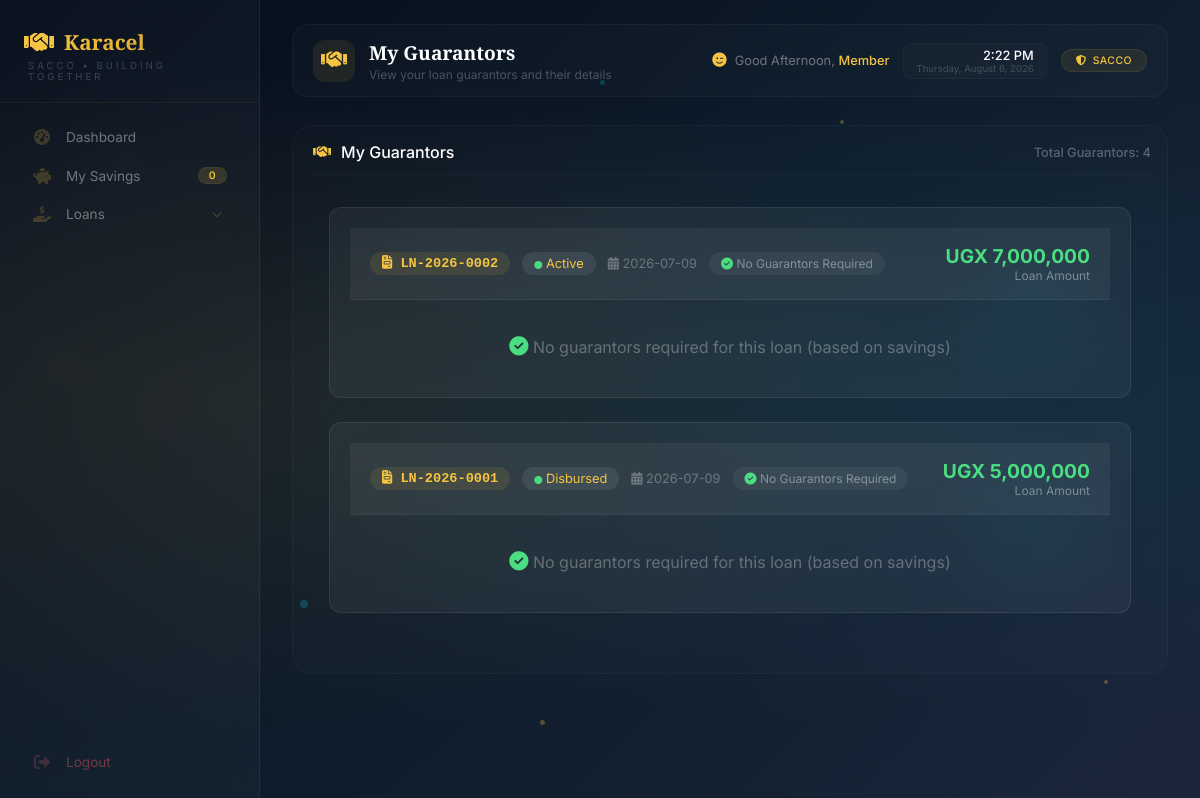
Screenshot of /member/guarantors (signed in) with the database file from the repository.
### tables this page shows
CREATE TABLE loans (
            id INTEGER PRIMARY KEY AUTOINCREMENT,
            loan_number TEXT UNIQUE NOT NULL,
            user_id INTEGER NOT NULL,
            amount REAL NOT NULL,
            interest_rate REAL NOT NULL,
            interest_amount REAL NOT NULL,
            total_repayment REAL NOT NULL,
            monthly_installment REAL NOT NULL,
            tenure INTEGER DEFAULT 3,
            purpose TEXT,
            repayment_plan TEXT,
            status TEXT DEFAULT 'pending',
            application_date TEXT NOT NULL,
            approved_date TEXT,
            disbursed_date TEXT,
            completed_date TEXT,
            rejected_date TEXT,
            rejection_reason TEXT,
            admin_rejection_reason TEXT,
            current_balance REAL DEFAULT 0,
            interest_accrued REAL DEFAULT 0,
            last_interest_date TEXT,
            months_overdue INTEGER DEFAULT 0,
            start_month INTEGER DEFAULT 0,
            end_month INTEGER DEFAULT 12,
            created_at TIMESTAMP DEFAULT CURRENT_TIMESTAMP, last_payment_date TEXT, last_payment_amount REAL DEFAULT 0, total_interest_accrued REAL DEFAULT 0, principal_paid REAL DEFAULT 0, interest_paid REAL DEFAULT 0, months_paid INTEGER DEFAULT 0, original_balance REAL DEFAULT 0, total_interest_calculated REAL DEFAULT 0, due_date TEXT, loan_start_date TEXT, loan_end_date TEXT, completion_date TEXT, disbursement_date TEXT, next_interest_date TEXT, payment_method TEXT, transaction_ref TEXT, notes TEXT, collateral TEXT, guarantor_required INTEGER DEFAULT 0,
            FOREIGN KEY (user_id) REFERENCES users(id)
        );

### app.py (the view)
@app.route("/member/guarantors")
def member_guarantors():
    if "user_id" not in session:
        return redirect("/login")
    user_id = session["user_id"]
    db = get_db()
    db.row_factory = sqlite3.Row
    try:
        guarantors = db.execute("""
            SELECT
                lg.*,
                l.loan_number,
                l.amount,
                l.status as loan_status,
                l.application_date,
                l.interest_amount,
                l.total_repayment
            FROM loan_guarantors lg
            JOIN loans l ON lg.loan_id = l.id
            WHERE l.user_id = ?
            ORDER BY l.application_date DESC, lg.id DESC
        """, (user_id,)).fetchall()
        loans = db.execute("""
            SELECT
                id,
                loan_number,
                amount,
                interest_amount,
                total_repayment,
                status,
                application_date,
                approved_date,
                disbursed_date,
                completed_date,
                current_balance,
                created_at
            FROM loans
            WHERE user_id = ?
            ORDER BY application_date DESC
        """, (user_id,)).fetchall()
        db.close()
        print("=" * 60)
        print("🔵 MEMBER GUARANTORS LOADED")
        print(f"🟢 User ID: {user_id}")
        print(f"🟢 Guarantors found: {len(guarantors)}")
        print(f"🟢 Loans found: {len(loans)}")
        print("=" * 60)
        return render_template(
            "member/member-guarantors.html",
            guarantors=guarantors,
            loans=loans  # <-- This was missing!
        )
    except Exception as e:
        import traceback
        traceback.print_exc()
        db.close()
        flash(f"Error loading guarantors: {str(e)}", "danger")
        return redirect(url_for("member_dashboard"))

### templates/member/member-guarantors.html (shortened to what this page needs)
{% extends "member/member-base.html" %}
{% block page_title %}My Guarantors{% endblock %}
{% block page_subtitle %}View your loan guarantors and their details{% endblock %}
{% block content %}
<div class="history-section">
    <div class="history-title">
        <i class="fas fa-handshake"></i> My Guarantors
        <span style="font-size: 0.8rem; margin-left: auto; color: rgba(255,255,255,0.3);">
            Total Guarantors: {{ guarantors|length }}
        </span>
    </div>
    <div style="padding: 20px;">
        {% if guarantors %}
            {% set loan_ids = [] %}
            {% for guarantor in guarantors %}
                {% if guarantor.loan_id not in loan_ids %}
                    {% set _ = loan_ids.append(guarantor.loan_id) %}
                {% endif %}
            {% endfor %}
            {% for loan_id in loan_ids %}
                {% set loan = loans|selectattr('id', 'equalto', loan_id)|first %}
                {% if loan %}
                <div class="guarantor-card">
                    <div class="guarantor-header">
                        <div class="guarantor-title">
                            <span class="loan-number-badge">
                                <i class="fas fa-file-invoice"></i> {{ loan.loan_number }}
                            </span>
                            <span class="guarantor-badge">
                                <i class="fas fa-circle" style="color: {% if loan.status == 'pending' %}#f5c542{% elif loan.status == 'approved' %}#00e0ff{% elif loan.status in ['disbursed', 'active'] %}#4ade80{% elif loan.status == 'completed' %}#6366f1{% else %}#ff6b6b{% endif %}; font-size: 0.5rem;"></i>
                                {{ loan.status|title }}
                            </span>
                            <span style="color: rgba(255,255,255,0.3); font-size: 0.8rem;">
                                <i class="fas fa-calendar-alt"></i> {{ loan.application_date }}
                            </span>
                            <span class="no-guarantors-badge">
                                {% set loan_guarantors = guarantors|selectattr('loan_id', 'equalto', loan_id)|list %}
                                {% if loan_guarantors|length > 0 and loan_guarantors[0].guarantor_name == 'No Guarantor Required' %}
                                    <i class="fas fa-check-circle" style="color: #4ade80;"></i> No Guarantors Required
                                {% else %}
                                    <i class="fas fa-users"></i> {{ loan_guarantors|length }} Guarantors
                                {% endif %}
                            </span>
                        </div>
                        <div class="guarantor-amount">
                            <div class="amount">UGX {{ "{:,.0f}".format(loan.amount) if loan.amount else '0' }}</div>
                            <div class="label">Loan Amount</div>
                        </div>
                    </div>
                    {% set loan_guarantors = guarantors|selectattr('loan_id', 'equalto', loan_id)|list %}
                    {% if loan_guarantors and loan_guarantors[0].guarantor_name != 'No Guarantor Required' %}
                    <div class="guarantor-table-wrapper">
                        <table class="guarantor-table">
                            <thead>
                                <tr>
                                    <th>#</th>
                                    <th>Name</th>
                                    <th>Phone</th>
                                    <th>Email</th>
                                    <th>Relationship</th>
                                    <th>Status</th>
                                    <th>Date Added</th>
                                </tr>
                            </thead>
                            <tbody>
                                {% for guarantor in loan_guarantors %}
                                <tr>
                                    <td>{{ loop.index }}</td>
                                    <td>
                                        <strong style="color: rgba(255,255,255,0.9);">
                                            <i class="fas fa-user" style="color: rgba(255,255,255,0.3); margin-right: 8px;"></i>
                                            {{ guarantor.guarantor_name }}
                                        </strong>
                                    </td>
                                    <td>
                                        <i class="fas fa-phone" style="color: rgba(255,255,255,0.3); margin-right: 6px;"></i>
                                        {{ guarantor.phone }}
                                    </td>
                                    <td>
                                        {% if guarantor.email %}
                                            <i class="fas fa-envelope" style="color: rgba(255,255,255,0.3); margin-right: 6px;"></i>
                                            {{ guarantor.email }}
                                        {% else %}
                                            <span style="color: rgba(255,255,255,0.2);">-</span>
                                        {% endif %}
                                    </td>
                                    <td>
                                        {% if guarantor.relationship %}
                                            <span style="color: rgba(255,255,255,0.6);">{{ guarantor.relationship }}</span>
                                        {% else %}
                                            <span style="color: rgba(255,255,255,0.2);">-</span>
                                        {% endif %}
                                    </td>
                                    <td>
                                        <span class="status-badge
                                            {% if guarantor.status == 'accepted' %}status-accepted
                                            {% elif guarantor.status == 'pending' %}status-pending
                                            {% elif guarantor.status == 'active' %}status-active
                                            {% else %}status-rejected{% endif %}">
                                            {% if guarantor.status == 'accepted' %}
                                                <i class="fas fa-check-circle"></i> ACCEPTED
                                            {% elif guarantor.status == 'pending' %}
                                                <i class="fas fa-clock"></i> PENDING
                                            {% elif guarantor.status == 'active' %}
                                                <i class="fas fa-check-circle"></i> ACTIVE
                                            {% else %}
                                                <i class="fas fa-times-circle"></i> {{ guarantor.status|upper }}
                                            {% endif %}
                                        </span>
                                    </td>
                                    <td style="color: rgba(255,255,255,0.4); font-size: 0.8rem;">
                                        {% if guarantor.created_at %}
                                            <i class="fas fa-clock"></i> {{ guarantor.created_at[:10] }}
                                        {% else %}
                                            -
                                        {% endif %}
                                    </td>
                                </tr>
                                {% endfor %}
                            </tbody>
                        </table>
                    </div>
                    <div class="guarantor-summary">
                        <div class="summary-item">
                            <i class="fas fa-users"></i>
                            <strong>{{ loan_guarantors|length }}</strong> Guarantors
                        </div>
                        <div class="summary-item">
                            <i class="fas fa-check-circle"></i>
                            <strong>
                                {{ loan_guarantors|selectattr('status', 'equalto', 'accepted')|list|length }}
                            </strong> Accepted
                        </div>
                        <div class="summary-item">
                            <i class="fas fa-clock"></i>
                            <strong>
                                {{ loan_guarantors|selectattr('status', 'equalto', 'pending')|list|length }}
                            </strong> Pending
                        </div>
                        <div class="summary-item">
                            <i class="fas fa-times-circle"></i>
                            <strong>
                                {{ loan_guarantors|selectattr('status', 'equalto', 'rejected')|list|length }}
                            </strong> Rejected
                        </div>
                    </div>
                    {% else %}
                    <div style="padding: 20px; text-align: center; color: rgba(255,255,255,0.3);">
                        <i class="fas fa-check-circle" style="color: #4ade80; font-size: 1.2rem;"></i>
                        No guarantors required for this loan (based on savings)
                    </div>
                    {% endif %}
                </div>
                {% endif %}
            {% endfor %}
        {% endif %}
    </div>
</div>
{% endblock %}

### rows the page displays
loans: loan_number "LN-2026-0002", status "Active", application_date "2026-07-09", amount "7,000,000"
loans: loan_number "LN-2026-0001", status "Disbursed", application_date "2026-07-09", amount "5,000,000"

### other values shown
{{ savings_deposits|length if savings_deposits else 0 }} "0"
{{ member.full_name | safe if member else 'Member' }} "Member"
{{ guarantors|length }} "4"
